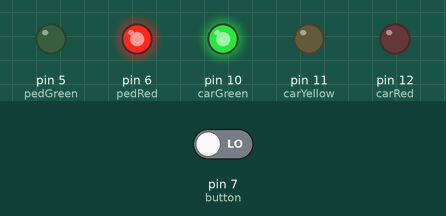
Simulated run of this sketch. Board: Arduino Uno, built with avr-gcc and run on an emulated ATmega328P. On the bench: output pins drawn as LEDs (lit = HIGH). The test bench sets the inputs (shaded band); at power-on: pin 7 (button) LOW.

Above: at 4.2 s.
4.3 s: pin 7 (button) driven LOW
5.8 s: pin 7 (button) driven HIGH
At 6.8 s:
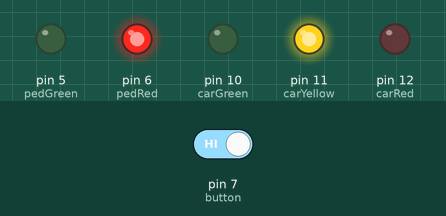
At 9.1 s:
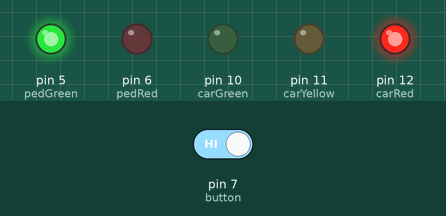
Timing chart, 0 to 16.3 s (numbered marks = the images above; inputs shaded):
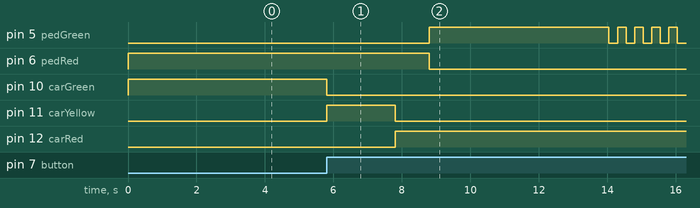

The sketch:

04-TrafficLight.ino
```cpp
int carRed = 12,
    carYellow = 11,
    carGreen = 10,
    pedRed = 6,
    pedGreen = 5,
    button = 7,
    crossTime = 5000;

unsigned long lastChanged = 0;

void setup() {
  // put your setup code here, to run once:
  pinMode(carRed, OUTPUT);
  pinMode(carYellow, OUTPUT);
  pinMode(carGreen, OUTPUT);
  pinMode(pedRed, OUTPUT);
  pinMode(pedGreen, OUTPUT);
  pinMode(button, INPUT);
  digitalWrite(carGreen, HIGH);
  digitalWrite(pedRed, HIGH);
}

void loop() {
  // put your main code here, to run repeatedly:
  if (digitalRead(button) == HIGH && millis() - lastChanged > 5000) {
    changeLights();
  }
}

void changeLights() {
  digitalWrite(carGreen, LOW);
  digitalWrite(carYellow, HIGH);
  delay(2000);

  digitalWrite(carYellow, LOW);
  digitalWrite(carRed, HIGH);
  delay(1000);

  digitalWrite(pedRed, LOW);
  digitalWrite(pedGreen, HIGH);

  delay(crossTime);

  for (int x=0; x<10; x++) {
    digitalWrite(pedGreen, HIGH);
    delay(250);
    digitalWrite(pedGreen, LOW);
    delay(250);
  }
  digitalWrite(pedRed, HIGH);
  delay(500);

  digitalWrite(carRed, LOW);
  digitalWrite(carYellow, HIGH);
  delay(1000);
  digitalWrite(carYellow, LOW);
  digitalWrite(carGreen, HIGH);

  lastChanged = millis();
}
```

Measured:
- after the input at 4.3 s, every drawn part: stays the same
- after the input at 5.8 s, pin 5 (pedGreen): LOW → HIGH after 3.0 s, then repeats every 0.50 s: LOW 0.25 s, HIGH 0.25 s; pin 6 (pedRed): HIGH → LOW after 3.0 s; pin 10 (carGreen): HIGH → LOW at once; pin 11 (carYellow): LOW → HIGH at once, → LOW 2.0 s later; pin 12 (carRed): LOW → HIGH after 2.0 s
